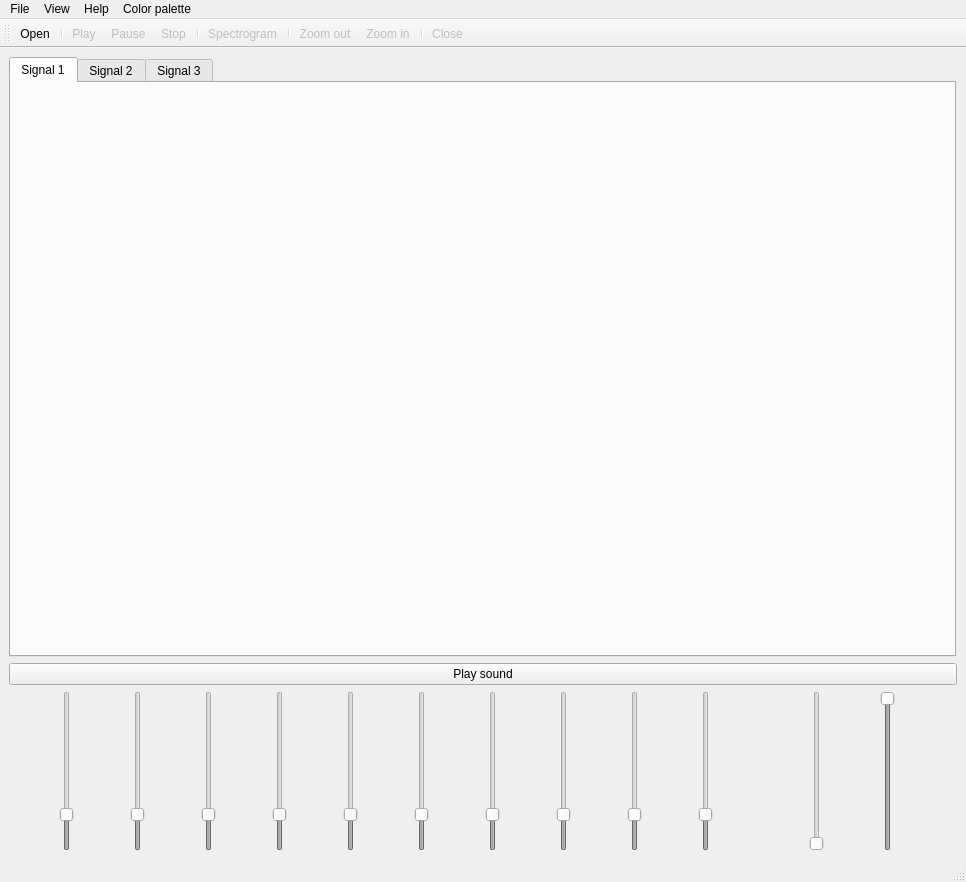
<?xml version="1.0" encoding="UTF-8"?>
<ui version="4.0">
 <class>MainWindow</class>
 <widget class="QMainWindow" name="MainWindow">
  <property name="geometry">
   <rect>
    <x>0</x>
    <y>0</y>
    <width>966</width>
    <height>882</height>
   </rect>
  </property>
  <property name="windowTitle">
   <string>Signal viewer</string>
  </property>
  <property name="windowIcon">
   <iconset>
    <normaloff>icons/ecg.png</normaloff>icons/ecg.png</iconset>
  </property>
  <widget class="QWidget" name="centralwidget">
   <layout class="QGridLayout" name="gridLayout">
    <item row="0" column="0">
     <layout class="QHBoxLayout" name="horizontalLayout">
      <item>
       <widget class="QTabWidget" name="tabWidget">
        <property name="currentIndex">
         <number>0</number>
        </property>
        <widget class="QWidget" name="tab">
         <property name="enabled">
          <bool>true</bool>
         </property>
         <attribute name="title">
          <string>Signal 1</string>
         </attribute>
         <layout class="QGridLayout" name="gridLayout_4">
          <item row="0" column="0">
           <layout class="QHBoxLayout" name="horizontalLayout_2">
            <item>
             <layout class="QVBoxLayout" name="verticalLayout">
              <item>
               <widget class="PlotWidget" name="widget_before1" native="true"/>
              </item>
              <item>
               <widget class="PlotWidget" name="widget_after1" native="true"/>
              </item>
             </layout>
            </item>
            <item>
             <layout class="QVBoxLayout" name="verticalLayout_2">
              <item>
               <widget class="PlotWidget" name="widget_1s" native="true"/>
              </item>
             </layout>
            </item>
           </layout>
          </item>
         </layout>
        </widget>
        <widget class="QWidget" name="tab_2">
         <attribute name="title">
          <string>Signal 2</string>
         </attribute>
         <layout class="QGridLayout" name="gridLayout_3">
          <item row="0" column="0">
           <layout class="QHBoxLayout" name="horizontalLayout_3">
            <item>
             <layout class="QVBoxLayout" name="verticalLayout_3">
              <item>
               <widget class="PlotWidget" name="widget_before2" native="true"/>
              </item>
              <item>
               <widget class="PlotWidget" name="widget_after2" native="true"/>
              </item>
             </layout>
            </item>
            <item>
             <layout class="QVBoxLayout" name="verticalLayout_4">
              <item>
               <widget class="PlotWidget" name="widget_2s" native="true"/>
              </item>
             </layout>
            </item>
           </layout>
          </item>
         </layout>
        </widget>
        <widget class="QWidget" name="tab_3">
         <attribute name="title">
          <string>Signal 3</string>
         </attribute>
         <layout class="QGridLayout" name="gridLayout_5">
          <item row="0" column="0">
           <layout class="QHBoxLayout" name="horizontalLayout_4">
            <item>
             <layout class="QVBoxLayout" name="verticalLayout_5">
              <item>
               <widget class="PlotWidget" name="widget_before3" native="true"/>
              </item>
              <item>
               <widget class="PlotWidget" name="widget_after3" native="true"/>
              </item>
             </layout>
            </item>
            <item>
             <layout class="QVBoxLayout" name="verticalLayout_7">
              <item>
               <widget class="PlotWidget" name="widget_3s" native="true"/>
              </item>
             </layout>
            </item>
           </layout>
          </item>
         </layout>
        </widget>
       </widget>
      </item>
      <item>
       <spacer name="verticalSpacer">
        <property name="orientation">
         <enum>Qt::Vertical</enum>
        </property>
        <property name="sizeType">
         <enum>QSizePolicy::Preferred</enum>
        </property>
        <property name="sizeHint" stdset="0">
         <size>
          <width>1</width>
          <height>600</height>
         </size>
        </property>
       </spacer>
      </item>
     </layout>
    </item>
    <item row="2" column="0">
     <layout class="QVBoxLayout" name="verticalLayout_6">
      <item>
       <layout class="QHBoxLayout" name="horizontalLayout_5">
        <item>
         <widget class="QSlider" name="verticalSlider_1">
          <property name="enabled">
           <bool>false</bool>
          </property>
          <property name="maximum">
           <number>50</number>
          </property>
          <property name="singleStep">
           <number>1</number>
          </property>
          <property name="value">
           <number>10</number>
          </property>
          <property name="orientation">
           <enum>Qt::Vertical</enum>
          </property>
         </widget>
        </item>
        <item>
         <widget class="QSlider" name="verticalSlider_2">
          <property name="enabled">
           <bool>false</bool>
          </property>
          <property name="maximum">
           <number>50</number>
          </property>
          <property name="value">
           <number>10</number>
          </property>
          <property name="orientation">
           <enum>Qt::Vertical</enum>
          </property>
         </widget>
        </item>
        <item>
         <widget class="QSlider" name="verticalSlider_3">
          <property name="enabled">
           <bool>false</bool>
          </property>
          <property name="maximum">
           <number>50</number>
          </property>
          <property name="value">
           <number>10</number>
          </property>
          <property name="orientation">
           <enum>Qt::Vertical</enum>
          </property>
         </widget>
        </item>
        <item>
         <widget class="QSlider" name="verticalSlider_4">
          <property name="enabled">
           <bool>false</bool>
          </property>
          <property name="maximum">
           <number>50</number>
          </property>
          <property name="value">
           <number>10</number>
          </property>
          <property name="orientation">
           <enum>Qt::Vertical</enum>
          </property>
         </widget>
        </item>
        <item>
         <widget class="QSlider" name="verticalSlider_5">
          <property name="enabled">
           <bool>false</bool>
          </property>
          <property name="maximum">
           <number>50</number>
          </property>
          <property name="value">
           <number>10</number>
          </property>
          <property name="orientation">
           <enum>Qt::Vertical</enum>
          </property>
         </widget>
        </item>
        <item>
         <widget class="QSlider" name="verticalSlider_6">
          <property name="enabled">
           <bool>false</bool>
          </property>
          <property name="maximum">
           <number>50</number>
          </property>
          <property name="value">
           <number>10</number>
          </property>
          <property name="orientation">
           <enum>Qt::Vertical</enum>
          </property>
         </widget>
        </item>
        <item>
         <widget class="QSlider" name="verticalSlider_7">
          <property name="enabled">
           <bool>false</bool>
          </property>
          <property name="maximum">
           <number>50</number>
          </property>
          <property name="value">
           <number>10</number>
          </property>
          <property name="orientation">
           <enum>Qt::Vertical</enum>
          </property>
         </widget>
        </item>
        <item>
         <widget class="QSlider" name="verticalSlider_8">
          <property name="enabled">
           <bool>false</bool>
          </property>
          <property name="maximum">
           <number>50</number>
          </property>
          <property name="value">
           <number>10</number>
          </property>
          <property name="orientation">
           <enum>Qt::Vertical</enum>
          </property>
         </widget>
        </item>
        <item>
         <widget class="QSlider" name="verticalSlider_9">
          <property name="enabled">
           <bool>false</bool>
          </property>
          <property name="maximum">
           <number>50</number>
          </property>
          <property name="value">
           <number>10</number>
          </property>
          <property name="orientation">
           <enum>Qt::Vertical</enum>
          </property>
         </widget>
        </item>
        <item>
         <widget class="QSlider" name="verticalSlider_10">
          <property name="enabled">
           <bool>false</bool>
          </property>
          <property name="maximum">
           <number>50</number>
          </property>
          <property name="value">
           <number>10</number>
          </property>
          <property name="orientation">
           <enum>Qt::Vertical</enum>
          </property>
         </widget>
        </item>
        <item>
         <spacer name="horizontalSpacer">
          <property name="orientation">
           <enum>Qt::Horizontal</enum>
          </property>
          <property name="sizeType">
           <enum>QSizePolicy::Fixed</enum>
          </property>
          <property name="sizeHint" stdset="0">
           <size>
            <width>40</width>
            <height>20</height>
           </size>
          </property>
         </spacer>
        </item>
        <item>
         <widget class="QSlider" name="verticalSlider_11">
          <property name="enabled">
           <bool>false</bool>
          </property>
          <property name="maximum">
           <number>100</number>
          </property>
          <property name="orientation">
           <enum>Qt::Vertical</enum>
          </property>
         </widget>
        </item>
        <item>
         <widget class="QSlider" name="verticalSlider_12">
          <property name="enabled">
           <bool>false</bool>
          </property>
          <property name="maximum">
           <number>100</number>
          </property>
          <property name="value">
           <number>100</number>
          </property>
          <property name="orientation">
           <enum>Qt::Vertical</enum>
          </property>
         </widget>
        </item>
       </layout>
      </item>
     </layout>
    </item>
    <item row="1" column="0">
     <widget class="QPushButton" name="pushButton">
      <property name="text">
       <string>Play sound</string>
      </property>
     </widget>
    </item>
   </layout>
  </widget>
  <widget class="QMenuBar" name="menubar">
   <property name="geometry">
    <rect>
     <x>0</x>
     <y>0</y>
     <width>966</width>
     <height>22</height>
    </rect>
   </property>
   <widget class="QMenu" name="menuFile">
    <property name="title">
     <string>File</string>
    </property>
    <addaction name="actionOpen"/>
    <addaction name="separator"/>
    <addaction name="actionSave"/>
    <addaction name="actionSave_as_PDF"/>
    <addaction name="actionExit"/>
   </widget>
   <widget class="QMenu" name="menuView">
    <property name="title">
     <string>View</string>
    </property>
    <addaction name="actionToolbar"/>
    <addaction name="actionStatus_bar"/>
    <addaction name="separator"/>
    <addaction name="actionPlay"/>
    <addaction name="actionPause"/>
    <addaction name="actionStop"/>
    <addaction name="separator"/>
    <addaction name="actionFaster"/>
    <addaction name="actionSlower"/>
    <addaction name="separator"/>
    <addaction name="actionSpectrogram"/>
    <addaction name="separator"/>
    <addaction name="actionZoom_in"/>
    <addaction name="actionZoom_out"/>
    <addaction name="separator"/>
    <addaction name="actionScroll_up"/>
    <addaction name="actionScroll_down"/>
    <addaction name="actionScroll_left"/>
    <addaction name="actionScroll_right"/>
    <addaction name="separator"/>
    <addaction name="actionClose"/>
   </widget>
   <widget class="QMenu" name="menuHelp">
    <property name="title">
     <string>Help</string>
    </property>
    <addaction name="actionAbout"/>
   </widget>
   <widget class="QMenu" name="menuColor_palette">
    <property name="title">
     <string>Color palette</string>
    </property>
    <addaction name="actionColor_1"/>
    <addaction name="actionColor_2"/>
    <addaction name="actionColor_3"/>
    <addaction name="actionColor_4"/>
    <addaction name="actionColor_5"/>
   </widget>
   <addaction name="menuFile"/>
   <addaction name="menuView"/>
   <addaction name="menuHelp"/>
   <addaction name="menuColor_palette"/>
  </widget>
  <widget class="QStatusBar" name="statusbar">
   <property name="statusTip">
    <string>Ready</string>
   </property>
  </widget>
  <widget class="QToolBar" name="toolBar">
   <property name="windowTitle">
    <string>toolBar_2</string>
   </property>
   <attribute name="toolBarArea">
    <enum>TopToolBarArea</enum>
   </attribute>
   <attribute name="toolBarBreak">
    <bool>false</bool>
   </attribute>
   <addaction name="actionOpen"/>
   <addaction name="separator"/>
   <addaction name="actionPlay"/>
   <addaction name="actionPause"/>
   <addaction name="actionStop"/>
   <addaction name="separator"/>
   <addaction name="actionSpectrogram"/>
   <addaction name="separator"/>
   <addaction name="actionZoom_out"/>
   <addaction name="actionZoom_in"/>
   <addaction name="separator"/>
   <addaction name="actionClose"/>
  </widget>
  <action name="actionOpen">
   <property name="icon">
    <iconset>
     <normaloff>icons/folder.png</normaloff>icons/folder.png</iconset>
   </property>
   <property name="text">
    <string>Open...</string>
   </property>
   <property name="statusTip">
    <string>Open an existing document</string>
   </property>
   <property name="shortcut">
    <string>Ctrl+O</string>
   </property>
  </action>
  <action name="actionToolbar">
   <property name="checkable">
    <bool>true</bool>
   </property>
   <property name="checked">
    <bool>true</bool>
   </property>
   <property name="text">
    <string>Toolbar</string>
   </property>
   <property name="statusTip">
    <string>Show or hide the toolbar</string>
   </property>
  </action>
  <action name="actionStatus_bar">
   <property name="checkable">
    <bool>true</bool>
   </property>
   <property name="checked">
    <bool>true</bool>
   </property>
   <property name="text">
    <string>Status bar</string>
   </property>
   <property name="statusTip">
    <string>Show or hide the status bar</string>
   </property>
  </action>
  <action name="actionZoom_in">
   <property name="enabled">
    <bool>false</bool>
   </property>
   <property name="icon">
    <iconset>
     <normaloff>icons/zoom-in.png</normaloff>icons/zoom-in.png</iconset>
   </property>
   <property name="text">
    <string>Zoom in</string>
   </property>
   <property name="statusTip">
    <string>Zoom in</string>
   </property>
   <property name="shortcut">
    <string>Ctrl+E</string>
   </property>
  </action>
  <action name="actionZoom_out">
   <property name="enabled">
    <bool>false</bool>
   </property>
   <property name="icon">
    <iconset>
     <normaloff>icons/magnifying-glass.png</normaloff>icons/magnifying-glass.png</iconset>
   </property>
   <property name="text">
    <string>Zoom out</string>
   </property>
   <property name="statusTip">
    <string>Zoom out</string>
   </property>
   <property name="shortcut">
    <string>Ctrl+D</string>
   </property>
  </action>
  <action name="actionAbout">
   <property name="text">
    <string>About...</string>
   </property>
   <property name="statusTip">
    <string>Show Information, version number and copy rights </string>
   </property>
   <property name="shortcut">
    <string>Ctrl+H</string>
   </property>
  </action>
  <action name="actionClose">
   <property name="enabled">
    <bool>false</bool>
   </property>
   <property name="icon">
    <iconset>
     <normaloff>icons/rejected.png</normaloff>icons/rejected.png</iconset>
   </property>
   <property name="text">
    <string>Close</string>
   </property>
   <property name="statusTip">
    <string>Close the selected signal</string>
   </property>
   <property name="shortcut">
    <string>Ctrl+Q</string>
   </property>
  </action>
  <action name="actionPlay">
   <property name="enabled">
    <bool>false</bool>
   </property>
   <property name="icon">
    <iconset>
     <normaloff>icons/play.png</normaloff>icons/play.png</iconset>
   </property>
   <property name="text">
    <string>Play</string>
   </property>
   <property name="statusTip">
    <string>Play the signal</string>
   </property>
   <property name="shortcut">
    <string>Ctrl+P</string>
   </property>
  </action>
  <action name="actionPause">
   <property name="enabled">
    <bool>false</bool>
   </property>
   <property name="icon">
    <iconset>
     <normaloff>icons/pause(1).png</normaloff>icons/pause(1).png</iconset>
   </property>
   <property name="text">
    <string>Pause</string>
   </property>
   <property name="statusTip">
    <string>Pause the signal</string>
   </property>
   <property name="shortcut">
    <string>Space</string>
   </property>
  </action>
  <action name="actionStop">
   <property name="enabled">
    <bool>false</bool>
   </property>
   <property name="icon">
    <iconset>
     <normaloff>icons/iconfinder_Stop_85391.png</normaloff>icons/iconfinder_Stop_85391.png</iconset>
   </property>
   <property name="text">
    <string>Stop</string>
   </property>
   <property name="statusTip">
    <string>Stop signal flow</string>
   </property>
   <property name="shortcut">
    <string>Return</string>
   </property>
  </action>
  <action name="action1_Signal">
   <property name="checkable">
    <bool>true</bool>
   </property>
   <property name="checked">
    <bool>true</bool>
   </property>
   <property name="text">
    <string>Signal 1</string>
   </property>
   <property name="statusTip">
    <string>View the first signal</string>
   </property>
   <property name="shortcut">
    <string>F1</string>
   </property>
  </action>
  <action name="action2_Signals">
   <property name="checkable">
    <bool>true</bool>
   </property>
   <property name="text">
    <string>Signal 2</string>
   </property>
   <property name="statusTip">
    <string>View the second signal</string>
   </property>
   <property name="shortcut">
    <string>F2</string>
   </property>
  </action>
  <action name="action3_Signals">
   <property name="checkable">
    <bool>true</bool>
   </property>
   <property name="text">
    <string>Signal 3</string>
   </property>
   <property name="statusTip">
    <string>View the third signal</string>
   </property>
   <property name="shortcut">
    <string>F3</string>
   </property>
  </action>
  <action name="actionSpectrogram">
   <property name="enabled">
    <bool>false</bool>
   </property>
   <property name="icon">
    <iconset>
     <normaloff>icons/color-circle.png</normaloff>icons/color-circle.png</iconset>
   </property>
   <property name="text">
    <string>Spectrogram</string>
   </property>
   <property name="statusTip">
    <string>Create a spectrogram of the selected signal</string>
   </property>
   <property name="shortcut">
    <string>Ctrl+T</string>
   </property>
  </action>
  <action name="actionExit">
   <property name="text">
    <string>Exit</string>
   </property>
   <property name="statusTip">
    <string>Exit</string>
   </property>
   <property name="shortcut">
    <string>Esc</string>
   </property>
  </action>
  <action name="actionSignal_graph">
   <property name="enabled">
    <bool>true</bool>
   </property>
   <property name="icon">
    <iconset>
     <normaloff>icons/ecg-lines.png</normaloff>icons/ecg-lines.png</iconset>
   </property>
   <property name="text">
    <string>Signal graph</string>
   </property>
   <property name="statusTip">
    <string>Show the signal ghraph</string>
   </property>
   <property name="shortcut">
    <string>Ctrl+G</string>
   </property>
  </action>
  <action name="actionSave_as_PDF">
   <property name="enabled">
    <bool>false</bool>
   </property>
   <property name="text">
    <string>Save as PDF</string>
   </property>
   <property name="statusTip">
    <string>Save signals as pdf</string>
   </property>
   <property name="shortcut">
    <string>Ctrl+S</string>
   </property>
  </action>
  <action name="actionFaster">
   <property name="enabled">
    <bool>false</bool>
   </property>
   <property name="icon">
    <iconset>
     <normaloff>icons/fast-forward.png</normaloff>icons/fast-forward.png</iconset>
   </property>
   <property name="text">
    <string>Faster</string>
   </property>
   <property name="statusTip">
    <string>Make the playback faster</string>
   </property>
  </action>
  <action name="actionSlower">
   <property name="enabled">
    <bool>false</bool>
   </property>
   <property name="icon">
    <iconset>
     <normaloff>icons/fast-forward(1).png</normaloff>icons/fast-forward(1).png</iconset>
   </property>
   <property name="text">
    <string>Slower</string>
   </property>
   <property name="statusTip">
    <string>Make the playback slower</string>
   </property>
  </action>
  <action name="actionColor_1">
   <property name="enabled">
    <bool>false</bool>
   </property>
   <property name="text">
    <string>Color 1</string>
   </property>
  </action>
  <action name="actionColor_2">
   <property name="enabled">
    <bool>false</bool>
   </property>
   <property name="text">
    <string>Color 2</string>
   </property>
  </action>
  <action name="actionColor_3">
   <property name="enabled">
    <bool>false</bool>
   </property>
   <property name="text">
    <string>Color 3</string>
   </property>
  </action>
  <action name="actionColor_4">
   <property name="enabled">
    <bool>false</bool>
   </property>
   <property name="text">
    <string>Color 4</string>
   </property>
  </action>
  <action name="actionColor_5">
   <property name="enabled">
    <bool>false</bool>
   </property>
   <property name="text">
    <string>Color 5</string>
   </property>
  </action>
  <action name="actionScroll_up">
   <property name="enabled">
    <bool>false</bool>
   </property>
   <property name="icon">
    <iconset>
     <normaloff>icons/up-arrow.png</normaloff>icons/up-arrow.png</iconset>
   </property>
   <property name="text">
    <string>Scroll up</string>
   </property>
   <property name="statusTip">
    <string>Scroll the graph up</string>
   </property>
   <property name="shortcut">
    <string>Up</string>
   </property>
  </action>
  <action name="actionScroll_down">
   <property name="enabled">
    <bool>false</bool>
   </property>
   <property name="icon">
    <iconset>
     <normaloff>icons/arrow-down-sign-to-navigate.png</normaloff>icons/arrow-down-sign-to-navigate.png</iconset>
   </property>
   <property name="text">
    <string>Scroll down</string>
   </property>
   <property name="statusTip">
    <string>Scroll the graph down</string>
   </property>
   <property name="shortcut">
    <string>Down</string>
   </property>
  </action>
  <action name="actionScroll_left">
   <property name="enabled">
    <bool>false</bool>
   </property>
   <property name="icon">
    <iconset>
     <normaloff>icons/left-arrow.png</normaloff>icons/left-arrow.png</iconset>
   </property>
   <property name="text">
    <string>Scroll left</string>
   </property>
   <property name="statusTip">
    <string>Scroll the graph left</string>
   </property>
   <property name="shortcut">
    <string>Left</string>
   </property>
  </action>
  <action name="actionScroll_right">
   <property name="enabled">
    <bool>false</bool>
   </property>
   <property name="icon">
    <iconset>
     <normaloff>icons/right-arrow.png</normaloff>icons/right-arrow.png</iconset>
   </property>
   <property name="text">
    <string>Scroll right</string>
   </property>
   <property name="statusTip">
    <string>Scroll the graph right</string>
   </property>
   <property name="whatsThis">
    <string/>
   </property>
   <property name="shortcut">
    <string>Right</string>
   </property>
  </action>
  <action name="actionSave">
   <property name="enabled">
    <bool>false</bool>
   </property>
   <property name="text">
    <string>Save the sound</string>
   </property>
  </action>
 </widget>
 <customwidgets>
  <customwidget>
   <class>PlotWidget</class>
   <extends>QWidget</extends>
   <header>pyqtgraph.h</header>
   <container>1</container>
  </customwidget>
 </customwidgets>
 <resources/>
 <connections/>
</ui>
